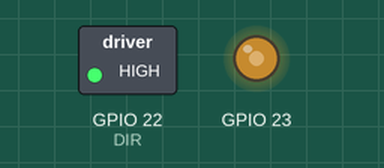
This sketch was run on a simulated ESP32. Shown: switched loads named in the sketch (green lamp = pin HIGH), output pins drawn as LEDs (lit = HIGH). Dashed ring = blinking.

Above: at 0.05 s.
Timing chart, 0 to 3.0 s (numbered marks = the images above):
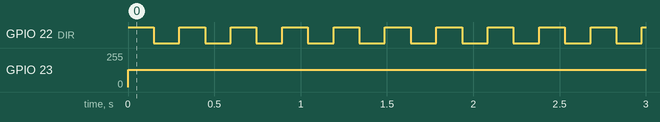

Measured:
- by itself, GPIO 22 (DIR): alternates HIGH for 0.15 s and LOW for 0.15 s
- by itself, GPIO 23: 0/255 → 128/255 at 0.00 s

The sketch:

very_fast_agitation.ino
```cpp
const int STEP = 23;
const int DIR = 22;
const int CHANNEL = 3;

#define ACCEL_STEPS 50

/******* HOW TO USE ******
* Frequency Sweep across given range.

*/

void setup() {
  Serial.begin(115200);

  //direction
  pinMode(DIR, OUTPUT);
  digitalWrite(DIR, 1);

  //step
  ledcAttachChannel(STEP, 12000, 8, CHANNEL);
  ledcWrite(STEP, 0);
  //delay(2000);

  // ledcChangeFrequency(12, 1000, 8);
  // delay(2000);

  // ledcChangeFrequency(12, 1500, 8);
  // delay(2000);

  //start from 2khz, increment by 500hz each time with 2 sec delay
  // for (int i = 0; i < 24; i++) {
  //     ledcChangeFrequency(12, 1000 + i * 1000, 8);
  //     delay(1);
  // }

  /*NOTES
  12khz too high on old motor. old motor worked at 3khz, turning pretty average speed
  never do 250hz
  */
}

void loop() {
  ledcChangeFrequency(STEP, 1000, 8);
  ledcWrite(STEP, 128);
  for (int i = 1; i <= 49; i++) {
    ledcChangeFrequency(STEP, 1000 + 1000 * i, 8);
    delay(1);
  }
  delay(50);
  for (int i = 49; i >= 1; i--) {
    ledcChangeFrequency(STEP, 1000 + 1000 * i, 8);
    delay(1);
  }
  ledcWrite(STEP, 0);
  digitalWrite(DIR, !digitalRead(DIR));
}

//1.) smps to increase current
//2.) why isnt potentiometer working?
//3.)
```
